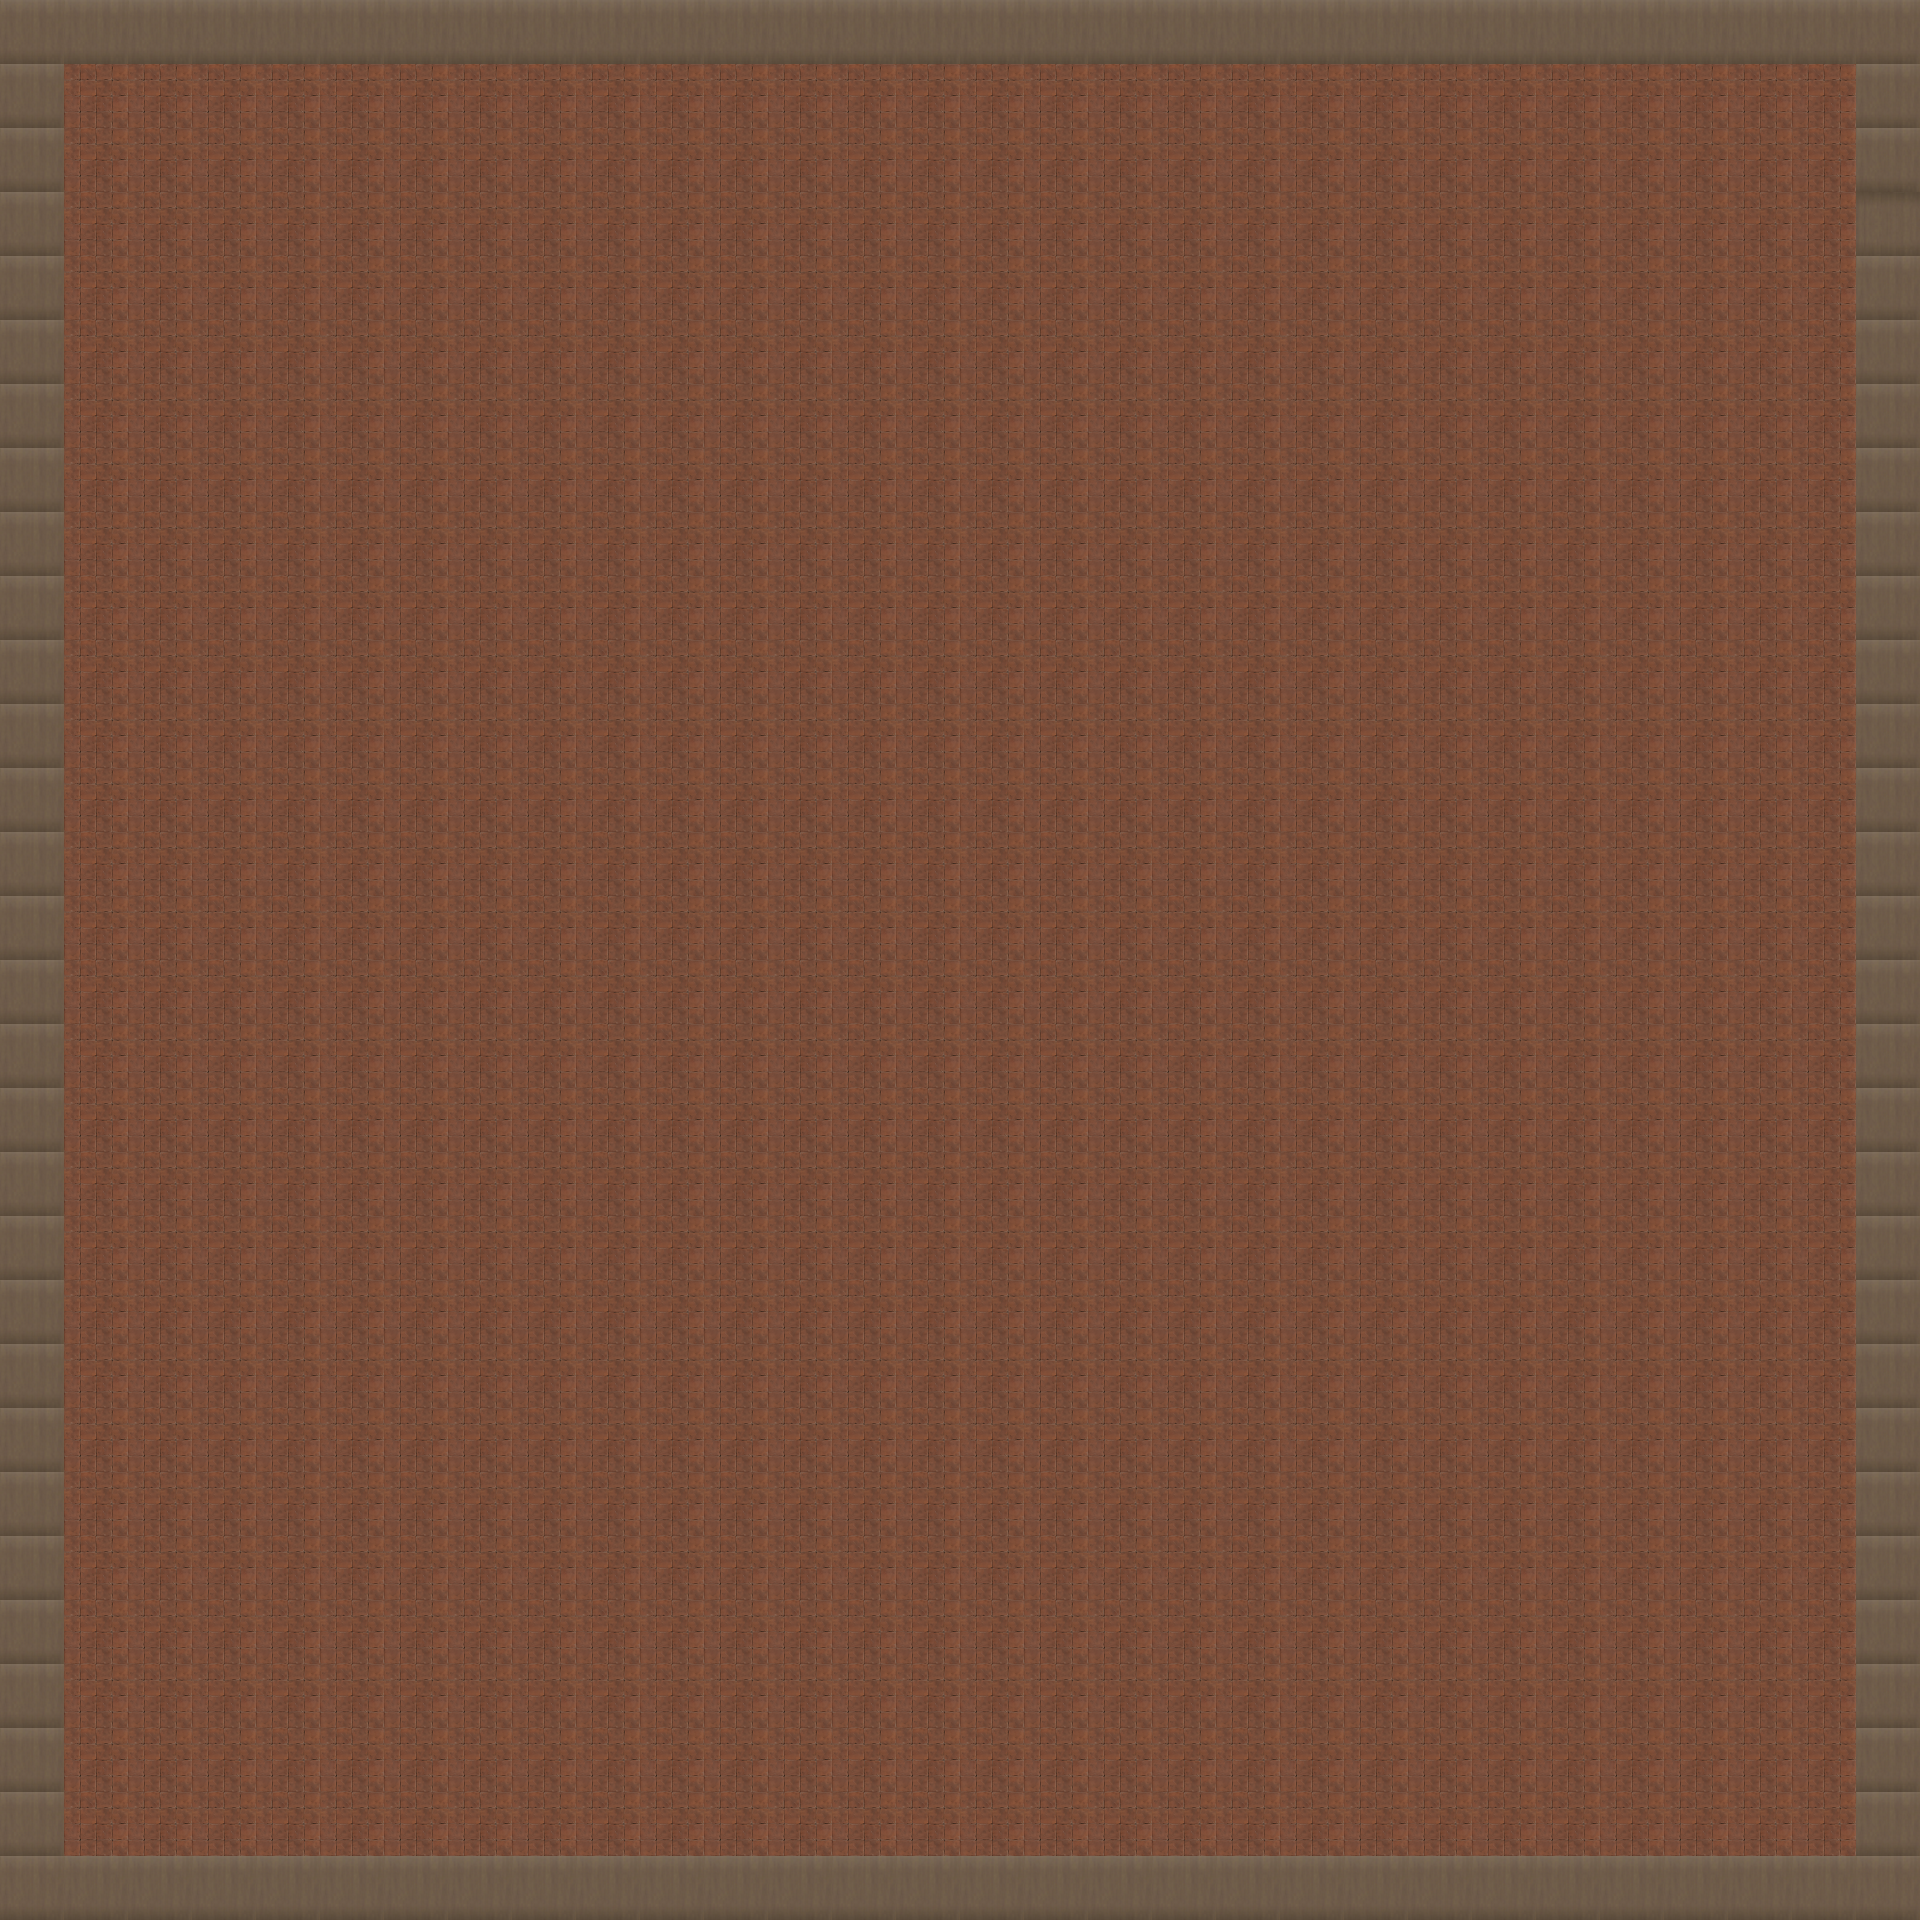

A 2D game scene composited from a Tiled map and its tileset images. What follows is a short description and the map's XML, with each tile layer's data collapsed to a summary:
An orthogonal 30x30 tile map with 64x64 px tiles, 1 tile layer (Map) and 58 objects (17x Chest, 9x Enemy, 8x Item, 7x Stair, 3x path, ...).

<map version="1.0" tiledversion="1.1.5" orientation="orthogonal" renderorder="right-down" width="30" height="30" tilewidth="64" tileheight="64" infinite="0" nextobjectid="263">
 <tileset firstgid="1" name="tileset" tilewidth="64" tileheight="64" tilecount="64" columns="8">
  <image source="tileset.png" width="512" height="512" />
 </tileset>
 <layer name="Map" width="30" height="30">
  <data>[900 cells, 900 non-empty, 3 distinct tile ids]</data>
 </layer>
 <objectgroup name="MapObjects">
  <object id="127" name="up" type="Stair" gid="41" x="64" y="128" width="64" height="64" />
  <object id="128" name="up" type="Stair" gid="41" x="128" y="128" width="64" height="64" />
  <object id="129" name="up" type="Stair" gid="41" x="192" y="128" width="64" height="64" />
  <object id="130" name="up" type="Stair" gid="41" x="256" y="128" width="64" height="64" />
  <object id="149" type="Coffee" gid="25" x="64" y="320" width="64" height="64" />
  <object id="150" type="Coffee" gid="25" x="64" y="384" width="64" height="64" />
  <object id="208" name="down" type="Stair" gid="41" x="576" y="128" width="64" height="64" />
  <object id="210" name="down" type="Stair" gid="41" x="512" y="128" width="64" height="64" />
  <object id="211" name="down" type="Stair" gid="41" x="640" y="128" width="64" height="64" />
  <object id="224" type="Chest" gid="16" x="576" y="384" width="64" height="64" />
  <object id="225" type="Upgrader" gid="42" x="704" y="512" width="64" height="64" />
  <object id="242" type="Chest" gid="16" x="320" y="1216" width="64" height="64" />
  <object id="243" type="Chest" gid="16" x="490.667" y="1216" width="64" height="64" />
  <object id="244" type="Chest" gid="16" x="320" y="1408" width="64" height="64" />
  <object id="245" type="Chest" gid="16" x="490.667" y="1408" width="64" height="64" />
  <object id="246" type="Chest" gid="16" x="320" y="1600" width="64" height="64" />
  <object id="247" type="Chest" gid="16" x="490.666" y="1600" width="64" height="64" />
  <object id="248" type="Chest" gid="16" x="320" y="1792" width="64" height="64" />
  <object id="249" type="Chest" gid="16" x="490.666" y="1792" width="64" height="64" />
  <object id="255" type="Chest" gid="16" x="384" y="1216" width="64" height="64" />
  <object id="256" type="Chest" gid="16" x="554.667" y="1216" width="64" height="64" />
  <object id="257" type="Chest" gid="16" x="384" y="1408" width="64" height="64" />
  <object id="258" type="Chest" gid="16" x="554.667" y="1408" width="64" height="64" />
  <object id="259" type="Chest" gid="16" x="384" y="1600" width="64" height="64" />
  <object id="260" type="Chest" gid="16" x="554.667" y="1600" width="64" height="64" />
  <object id="261" type="Chest" gid="16" x="384" y="1792" width="64" height="64" />
  <object id="262" type="Chest" gid="16" x="554.667" y="1792" width="64" height="64" />
 </objectgroup>
 <objectgroup name="Spawns">
  <object id="142" name="Rifle" type="Item" x="192" y="576">
   <point />
  </object>
  <object id="143" name="RocketLauncher" type="Item" x="192" y="704">
   <point />
  </object>
  <object id="144" name="Pistol" type="Item" x="192" y="832">
   <point />
  </object>
  <object id="145" name="Minigun" type="Item" x="192" y="960">
   <point />
  </object>
  <object id="146" name="Coffee" type="Item" x="192" y="1216">
   <point />
  </object>
  <object id="147" name="Drone" type="Item" x="320" y="576">
   <point />
  </object>
  <object id="148" name="Car" type="Item" x="320" y="704">
   <point />
  </object>
  <object id="151" name="FromAbove" type="Player" x="191.5" y="176">
   <point />
  </object>
  <object id="152" name="Lasergun" type="Item" x="192" y="1088">
   <point />
  </object>
  <object id="212" name="FromBelow" type="Player" x="610" y="173.5">
   <point />
  </object>
  <object id="213" name="Worker1" type="Enemy" x="896" y="256">
   <point />
  </object>
  <object id="220" name="Worker1" type="Enemy" x="640" y="704">
   <properties>
    <property name="EnemyPathID" type="int" value="1" />
   </properties>
   <point />
  </object>
  <object id="221" name="Worker1" type="Enemy" x="1088" y="448">
   <properties>
    <property name="EnemyPathID" type="int" value="2" />
   </properties>
   <point />
  </object>
  <object id="222" name="Worker1" type="Enemy" x="1344" y="576">
   <properties>
    <property name="EnemyPathID" type="int" value="3" />
   </properties>
   <point />
  </object>
  <object id="250" name="Worker1" type="Enemy" x="1216" y="1280">
   <point />
  </object>
  <object id="251" name="Worker2" type="Enemy" x="704" y="1728">
   <point />
  </object>
  <object id="252" name="Robot2" type="Enemy" x="1216" y="1728">
   <point />
  </object>
  <object id="253" name="Robot3" type="Enemy" x="1728" y="1728">
   <point />
  </object>
  <object id="254" name="Robot1" type="Enemy" x="1706.67" y="1280">
   <point />
  </object>
 </objectgroup>
 <objectgroup name="EnemyPaths">
  <object id="217" type="path" x="640" y="704">
   <properties>
    <property name="EnemyPathID" type="int" value="1" />
   </properties>
   <polyline points="0,0 192,320 384,128" />
  </object>
  <object id="218" type="path" x="1344" y="576">
   <properties>
    <property name="EnemyPathID" type="int" value="3" />
   </properties>
   <polyline points="0,0 128,320 192,0 0,0" />
  </object>
  <object id="219" type="path" x="1088" y="448">
   <properties>
    <property name="EnemyPathID" type="int" value="2" />
   </properties>
   <polyline points="0,0 0,128" />
  </object>
 </objectgroup>
 <objectgroup name="Walls" visible="0" locked="1">
  <object id="200" x="0" y="0" width="1920" height="64" />
  <object id="201" x="1856" y="64" width="64" height="1856" />
  <object id="202" x="0" y="1856" width="1856" height="64" />
  <object id="203" x="0" y="64" width="64" height="1792" />
 </objectgroup>
 <objectgroup name="NavMesh" visible="0" locked="1">
  <object id="226" x="85.3333" y="85.3333" width="1749.33" height="1749.33" />
 </objectgroup>
 <objectgroup name="NavMeshNodes" visible="0" locked="1">
  <object id="229" x="85.3333" y="85.3333">
   <ellipse />
  </object>
  <object id="230" x="1834.67" y="85.3333">
   <ellipse />
  </object>
  <object id="237" x="85.3333" y="1834.67">
   <ellipse />
  </object>
  <object id="239" x="1834.67" y="1834.67">
   <ellipse />
  </object>
 </objectgroup>
</map>
